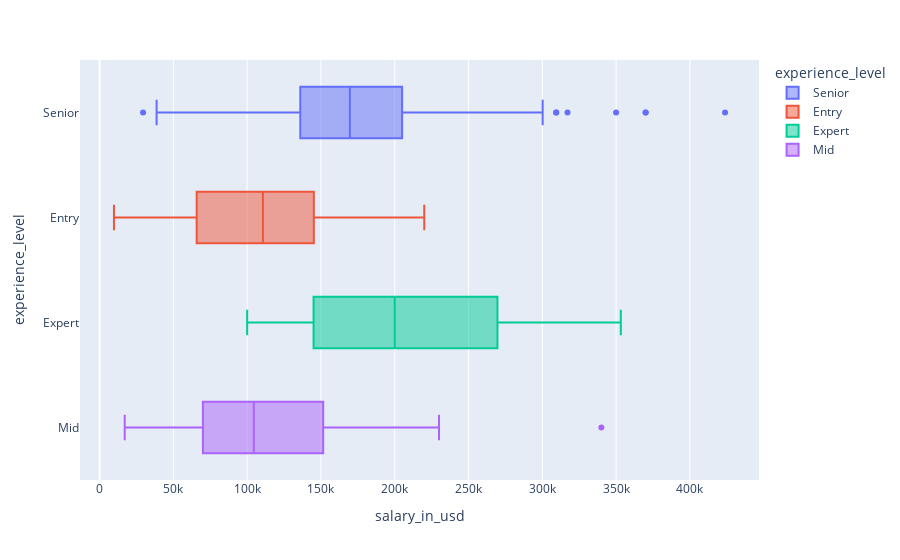

The notebook cell saved with this chart:
### Markdown cell above
##### Box-plot

### Code cell
import plotly.express as px
px.box(data[(data['work_year'] == 2023) & (data['job_type'] == 'Data Scientis')],
        x='salary_in_usd', y='experience_level', color='experience_level')

### Figure 1 — Plotly figure (JSON) as saved in the notebook; plotly's stock layout.template omitted (floating-point values rounded to 4 significant figures; data arrays with more than 128 entries replaced by an {"elided": "..."} marker saying what was removed)
{"data": [{"alignmentgroup": "True", "hovertemplate": "experience_level=%{y}<br>salary_in_usd=%{x}<extra></extra>", "legendgroup": "Senior", "marker": {"color": "#636efa"}, "name": "Senior", "notched": false, "offsetgroup": "Senior", "orientation": "h", "showlegend": true, "type": "box", "x": {"elided": "412 int values"}, "x0": " ", "xaxis": "x", "y": {"elided": "412 str values"}, "y0": " ", "yaxis": "y"}, {"alignmentgroup": "True", "hovertemplate": "experience_level=%{y}<br>salary_in_usd=%{x}<extra></extra>", "legendgroup": "Entry", "marker": {"color": "#EF553B"}, "name": "Entry", "notched": false, "offsetgroup": "Entry", "orientation": "h", "showlegend": true, "type": "box", "x": [213660, 130760, 204620, 110680, 220000, 51753, 130001, 71907, 213660, 130760, 42923, 190000, 120000, 121093, 70000, 80000, 150000, 100000, 214618, 150000, 100000, 64385, 19522, 9727, 110000, 12767, 124234, 74540, 12888, 120000, 50000], "x0": " ", "xaxis": "x", "y": ["Entry", "Entry", "Entry", "Entry", "Entry", "Entry", "Entry", "Entry", "Entry", "Entry", "Entry", "Entry", "Entry", "Entry", "Entry", "Entry", "Entry", "Entry", "Entry", "Entry", "Entry", "Entry", "Entry", "Entry", "Entry", "Entry", "Entry", "Entry", "Entry", "Entry", "Entry"], "y0": " ", "yaxis": "y"}, {"alignmentgroup": "True", "hovertemplate": "experience_level=%{y}<br>salary_in_usd=%{x}<extra></extra>", "legendgroup": "Expert", "marker": {"color": "#00cc96"}, "name": "Expert", "notched": false, "offsetgroup": "Expert", "orientation": "h", "showlegend": true, "type": "box", "x": [258750, 185000, 329500, 269600, 200000, 145000, 353200, 249300, 145000, 100000, 200000, 145000, 160288, 127467, 314100, 195800, 300000, 200000], "x0": " ", "xaxis": "x", "y": ["Expert", "Expert", "Expert", "Expert", "Expert", "Expert", "Expert", "Expert", "Expert", "Expert", "Expert", "Expert", "Expert", "Expert", "Expert", "Expert", "Expert", "Expert"], "y0": " ", "yaxis": "y"}, {"alignmentgroup": "True", "hovertemplate": "experience_level=%{y}<br>salary_in_usd=%{x}<extra></extra>", "legendgroup": "Mid", "marker": {"color": "#ab63fa"}, "name": "Mid", "notched": false, "offsetgroup": "Mid", "orientation": "h", "showlegend": true, "type": "box", "x": [65062, 20670, 66837, 54685, 75020, 200000, 93918, 51962, 195895, 102772, 180000, 140000, 230000, 220000, 210000, 151800, 96578, 80481, 78990, 51039, 85066, 51039, 109371, 72914, 60093, 145000, 100000, 145000, 100000, 17022, 59020, 48289, 128750, 106250, 104500, 70000, 90000, 70000, 185000, 125000, 200000, 150000, 340000, 150000, 64385, 150000, 97750, 116990, 82920, 200000, 125000, 185000, 125000, 40000, 38631, 72914, 60761, 170000, 120000, 151410, 115360, 85000, 70000, 60795, 220000, 195000, 80000, 53654, 183310, 183310, 24740, 187500, 165000, 120000, 105000, 130000, 90000], "x0": " ", "xaxis": "x", "y": ["Mid", "Mid", "Mid", "Mid", "Mid", "Mid", "Mid", "Mid", "Mid", "Mid", "Mid", "Mid", "Mid", "Mid", "Mid", "Mid", "Mid", "Mid", "Mid", "Mid", "Mid", "Mid", "Mid", "Mid", "Mid", "Mid", "Mid", "Mid", "Mid", "Mid", "Mid", "Mid", "Mid", "Mid", "Mid", "Mid", "Mid", "Mid", "Mid", "Mid", "Mid", "Mid", "Mid", "Mid", "Mid", "Mid", "Mid", "Mid", "Mid", "Mid", "Mid", "Mid", "Mid", "Mid", "Mid", "Mid", "Mid", "Mid", "Mid", "Mid", "Mid", "Mid", "Mid", "Mid", "Mid", "Mid", "Mid", "Mid", "Mid", "Mid", "Mid", "Mid", "Mid", "Mid", "Mid", "Mid", "Mid"], "y0": " ", "yaxis": "y"}], "layout": {"boxmode": "overlay", "legend": {"title": {"text": "experience_level"}, "tracegroupgap": 0}, "margin": {"t": 60}, "xaxis": {"anchor": "y", "domain": [0, 1], "title": {"text": "salary_in_usd"}}, "yaxis": {"anchor": "x", "categoryarray": ["Mid", "Expert", "Entry", "Senior"], "categoryorder": "array", "domain": [0, 1], "title": {"text": "experience_level"}}}}
